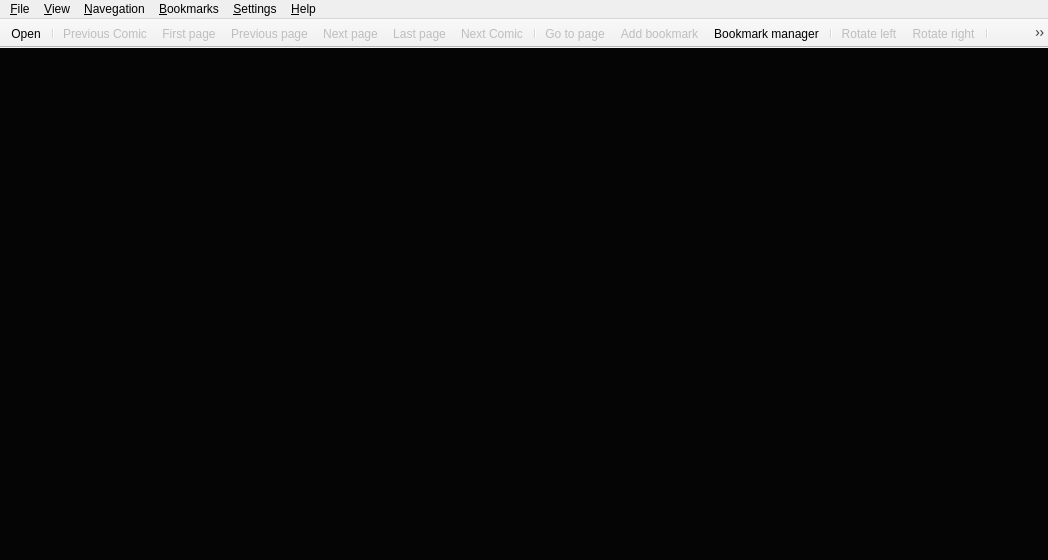
<?xml version="1.0" encoding="UTF-8"?>
<ui version="4.0">
 <author>Michell Stuttgart Faria</author>
 <class>MainWindowView</class>
 <widget class="QMainWindow" name="MainWindowView">
  <property name="geometry">
   <rect>
    <x>0</x>
    <y>0</y>
    <width>1048</width>
    <height>560</height>
   </rect>
  </property>
  <property name="sizePolicy">
   <sizepolicy hsizetype="Expanding" vsizetype="Expanding">
    <horstretch>0</horstretch>
    <verstretch>0</verstretch>
   </sizepolicy>
  </property>
  <property name="baseSize">
   <size>
    <width>0</width>
    <height>3</height>
   </size>
  </property>
  <property name="focusPolicy">
   <enum>Qt::WheelFocus</enum>
  </property>
  <property name="windowTitle">
   <string>Pynocchio Comic Reader</string>
  </property>
  <property name="windowIcon">
   <iconset resource="../../rsc/main_window_view.qrc">
    <normaloff>:/icons/pynocchio_icon_2.png</normaloff>:/icons/pynocchio_icon_2.png</iconset>
  </property>
  <property name="accessibleName">
   <string>Pynocchio Comic Reader</string>
  </property>
  <property name="accessibleDescription">
   <string>The Best Comic Reader</string>
  </property>
  <property name="iconSize">
   <size>
    <width>22</width>
    <height>22</height>
   </size>
  </property>
  <property name="toolButtonStyle">
   <enum>Qt::ToolButtonIconOnly</enum>
  </property>
  <property name="animated">
   <bool>false</bool>
  </property>
  <property name="documentMode">
   <bool>false</bool>
  </property>
  <property name="tabShape">
   <enum>QTabWidget::Rounded</enum>
  </property>
  <property name="dockNestingEnabled">
   <bool>false</bool>
  </property>
  <property name="unifiedTitleAndToolBarOnMac">
   <bool>true</bool>
  </property>
  <widget class="QWidget" name="central_widget">
   <property name="sizePolicy">
    <sizepolicy hsizetype="Preferred" vsizetype="Preferred">
     <horstretch>0</horstretch>
     <verstretch>0</verstretch>
    </sizepolicy>
   </property>
   <property name="autoFillBackground">
    <bool>false</bool>
   </property>
   <layout class="QHBoxLayout" name="horizontalLayout">
    <property name="margin">
     <number>0</number>
    </property>
    <item>
     <widget class="QScrollAreaViewer" name="qscroll_area_viewer">
      <property name="sizePolicy">
       <sizepolicy hsizetype="Expanding" vsizetype="Expanding">
        <horstretch>0</horstretch>
        <verstretch>0</verstretch>
       </sizepolicy>
      </property>
      <property name="focusPolicy">
       <enum>Qt::ClickFocus</enum>
      </property>
      <property name="layoutDirection">
       <enum>Qt::LeftToRight</enum>
      </property>
      <property name="autoFillBackground">
       <bool>false</bool>
      </property>
      <property name="styleSheet">
       <string notr="true">background-color: rgb(5, 5, 5);</string>
      </property>
      <property name="frameShape">
       <enum>QFrame::HLine</enum>
      </property>
      <property name="frameShadow">
       <enum>QFrame::Plain</enum>
      </property>
      <property name="lineWidth">
       <number>0</number>
      </property>
      <property name="verticalScrollBarPolicy">
       <enum>Qt::ScrollBarAlwaysOff</enum>
      </property>
      <property name="horizontalScrollBarPolicy">
       <enum>Qt::ScrollBarAlwaysOff</enum>
      </property>
      <property name="widgetResizable">
       <bool>true</bool>
      </property>
      <property name="alignment">
       <set>Qt::AlignCenter</set>
      </property>
      <widget class="QWidget" name="scroll_area_widget_contents">
       <property name="geometry">
        <rect>
         <x>0</x>
         <y>0</y>
         <width>1048</width>
         <height>507</height>
        </rect>
       </property>
       <layout class="QHBoxLayout" name="horizontalLayout_2">
        <property name="spacing">
         <number>0</number>
        </property>
        <property name="sizeConstraint">
         <enum>QLayout::SetMaximumSize</enum>
        </property>
        <property name="margin">
         <number>0</number>
        </property>
        <item>
         <widget class="QLabel" name="label">
          <property name="sizePolicy">
           <sizepolicy hsizetype="Preferred" vsizetype="Preferred">
            <horstretch>20</horstretch>
            <verstretch>20</verstretch>
           </sizepolicy>
          </property>
          <property name="mouseTracking">
           <bool>false</bool>
          </property>
          <property name="focusPolicy">
           <enum>Qt::ClickFocus</enum>
          </property>
          <property name="layoutDirection">
           <enum>Qt::LeftToRight</enum>
          </property>
          <property name="autoFillBackground">
           <bool>false</bool>
          </property>
          <property name="frameShape">
           <enum>QFrame::NoFrame</enum>
          </property>
          <property name="frameShadow">
           <enum>QFrame::Plain</enum>
          </property>
          <property name="lineWidth">
           <number>0</number>
          </property>
          <property name="midLineWidth">
           <number>0</number>
          </property>
          <property name="text">
           <string/>
          </property>
          <property name="textFormat">
           <enum>Qt::PlainText</enum>
          </property>
          <property name="pixmap">
           <pixmap resource="../../rsc/main_window_view.qrc">:/icons/pynocchio_icon_2.png</pixmap>
          </property>
          <property name="scaledContents">
           <bool>false</bool>
          </property>
          <property name="alignment">
           <set>Qt::AlignCenter</set>
          </property>
          <property name="margin">
           <number>0</number>
          </property>
          <property name="textInteractionFlags">
           <set>Qt::NoTextInteraction</set>
          </property>
         </widget>
        </item>
       </layout>
      </widget>
     </widget>
    </item>
   </layout>
  </widget>
  <widget class="QMenuBar" name="menubar">
   <property name="geometry">
    <rect>
     <x>0</x>
     <y>0</y>
     <width>1048</width>
     <height>23</height>
    </rect>
   </property>
   <property name="sizePolicy">
    <sizepolicy hsizetype="Fixed" vsizetype="Fixed">
     <horstretch>0</horstretch>
     <verstretch>0</verstretch>
    </sizepolicy>
   </property>
   <property name="acceptDrops">
    <bool>false</bool>
   </property>
   <property name="autoFillBackground">
    <bool>false</bool>
   </property>
   <property name="defaultUp">
    <bool>false</bool>
   </property>
   <widget class="QMenu" name="menu_file">
    <property name="title">
     <string>&amp;File</string>
    </property>
    <widget class="QMenu" name="menu_recent_files">
     <property name="title">
      <string>&amp;Recent files</string>
     </property>
     <property name="icon">
      <iconset resource="../../rsc/main_window_view.qrc">
       <normaloff>:/icons/elementary3-icon-theme/actions/48/document-open-recent.svg</normaloff>:/icons/elementary3-icon-theme/actions/48/document-open-recent.svg</iconset>
     </property>
    </widget>
    <addaction name="action_open"/>
    <addaction name="action_open_folder"/>
    <addaction name="action_open_online"/>
    <addaction name="action_save_image"/>
    <addaction name="menu_recent_files"/>
    <addaction name="separator"/>
    <addaction name="action_exit"/>
   </widget>
   <widget class="QMenu" name="menu_view">
    <property name="title">
     <string>&amp;View</string>
    </property>
    <addaction name="action_fullscreen"/>
    <addaction name="separator"/>
    <addaction name="action_original_fit"/>
    <addaction name="action_vertical_fit"/>
    <addaction name="action_horizontal_fit"/>
    <addaction name="action_best_fit"/>
    <addaction name="separator"/>
    <addaction name="action_rotate_left"/>
    <addaction name="action_rotate_right"/>
   </widget>
   <widget class="QMenu" name="menu_navegation">
    <property name="acceptDrops">
     <bool>false</bool>
    </property>
    <property name="tearOffEnabled">
     <bool>false</bool>
    </property>
    <property name="title">
     <string>&amp;Navegation</string>
    </property>
    <addaction name="action_next_page"/>
    <addaction name="action_previous_page"/>
    <addaction name="separator"/>
    <addaction name="action_first_page"/>
    <addaction name="action_last_page"/>
    <addaction name="separator"/>
    <addaction name="action_go_to_page"/>
    <addaction name="separator"/>
    <addaction name="action_next_comic"/>
    <addaction name="action_previous_comic"/>
   </widget>
   <widget class="QMenu" name="menu_Help">
    <property name="title">
     <string>&amp;Help</string>
    </property>
    <addaction name="action_about"/>
    <addaction name="action_about_qt"/>
   </widget>
   <widget class="QMenu" name="menu_Settings">
    <property name="title">
     <string>&amp;Settings</string>
    </property>
    <addaction name="action_show_toolbar"/>
    <addaction name="action_show_statusbar"/>
    <addaction name="separator"/>
    <addaction name="action_preference_dialog"/>
   </widget>
   <widget class="QMenu" name="menu_bookmarks">
    <property name="tearOffEnabled">
     <bool>false</bool>
    </property>
    <property name="title">
     <string>&amp;Bookmarks</string>
    </property>
    <property name="separatorsCollapsible">
     <bool>true</bool>
    </property>
    <widget class="QMenu" name="menu_recent_bookmarks">
     <property name="title">
      <string>&amp;Recente bookmarks</string>
     </property>
     <property name="icon">
      <iconset resource="../../rsc/main_window_view.qrc">
       <normaloff>:/icons/elementary3-icon-theme/actions/48/document-open-recent.svg</normaloff>:/icons/elementary3-icon-theme/actions/48/document-open-recent.svg</iconset>
     </property>
     <addaction name="action_bookmark_1"/>
     <addaction name="action_bookmark_2"/>
     <addaction name="action_bookmark_3"/>
     <addaction name="action_bookmark_4"/>
     <addaction name="action_bookmark_5"/>
    </widget>
    <addaction name="action_add_bookmark"/>
    <addaction name="action_remove_bookmark"/>
    <addaction name="separator"/>
    <addaction name="action_bookmark_manager"/>
    <addaction name="menu_recent_bookmarks"/>
   </widget>
   <addaction name="menu_file"/>
   <addaction name="menu_view"/>
   <addaction name="menu_navegation"/>
   <addaction name="menu_bookmarks"/>
   <addaction name="menu_Settings"/>
   <addaction name="menu_Help"/>
  </widget>
  <widget class="QToolBar" name="toolbar">
   <property name="enabled">
    <bool>true</bool>
   </property>
   <property name="sizePolicy">
    <sizepolicy hsizetype="Maximum" vsizetype="Maximum">
     <horstretch>0</horstretch>
     <verstretch>0</verstretch>
    </sizepolicy>
   </property>
   <property name="focusPolicy">
    <enum>Qt::ClickFocus</enum>
   </property>
   <property name="acceptDrops">
    <bool>true</bool>
   </property>
   <property name="windowTitle">
    <string>toolBar</string>
   </property>
   <property name="autoFillBackground">
    <bool>true</bool>
   </property>
   <property name="movable">
    <bool>false</bool>
   </property>
   <property name="toolButtonStyle">
    <enum>Qt::ToolButtonIconOnly</enum>
   </property>
   <property name="floatable">
    <bool>false</bool>
   </property>
   <attribute name="toolBarArea">
    <enum>TopToolBarArea</enum>
   </attribute>
   <attribute name="toolBarBreak">
    <bool>false</bool>
   </attribute>
   <addaction name="action_open"/>
   <addaction name="separator"/>
   <addaction name="action_previous_comic"/>
   <addaction name="action_first_page"/>
   <addaction name="action_previous_page"/>
   <addaction name="action_next_page"/>
   <addaction name="action_last_page"/>
   <addaction name="action_next_comic"/>
   <addaction name="separator"/>
   <addaction name="action_go_to_page"/>
   <addaction name="action_add_bookmark"/>
   <addaction name="action_bookmark_manager"/>
   <addaction name="separator"/>
   <addaction name="action_rotate_left"/>
   <addaction name="action_rotate_right"/>
   <addaction name="separator"/>
   <addaction name="action_original_fit"/>
   <addaction name="action_vertical_fit"/>
   <addaction name="action_horizontal_fit"/>
   <addaction name="action_best_fit"/>
   <addaction name="action_fullscreen"/>
   <addaction name="separator"/>
   <addaction name="action_exit"/>
  </widget>
  <action name="action_open">
   <property name="icon">
    <iconset resource="../../rsc/main_window_view.qrc">
     <normaloff>:/icons/elementary3-icon-theme/actions/64/address-book-new.svg</normaloff>:/icons/elementary3-icon-theme/actions/64/address-book-new.svg</iconset>
   </property>
   <property name="text">
    <string>&amp;Open</string>
   </property>
   <property name="shortcut">
    <string>Ctrl+O</string>
   </property>
   <property name="menuRole">
    <enum>QAction::TextHeuristicRole</enum>
   </property>
   <property name="iconVisibleInMenu">
    <bool>true</bool>
   </property>
  </action>
  <action name="action_about">
   <property name="icon">
    <iconset resource="../../rsc/main_window_view.qrc">
     <normaloff>:/icons/elementary3-icon-theme/actions/64/help-info.svg</normaloff>:/icons/elementary3-icon-theme/actions/64/help-info.svg</iconset>
   </property>
   <property name="text">
    <string>&amp;About Pynocchio</string>
   </property>
  </action>
  <action name="action_about_qt">
   <property name="text">
    <string>&amp;About Qt</string>
   </property>
  </action>
  <action name="action_exit">
   <property name="icon">
    <iconset resource="../../rsc/main_window_view.qrc">
     <normaloff>:/icons/elementary3-icon-theme/actions/48/application-exit.svg</normaloff>:/icons/elementary3-icon-theme/actions/48/application-exit.svg</iconset>
   </property>
   <property name="text">
    <string>&amp;Exit</string>
   </property>
   <property name="shortcut">
    <string>Ctrl+Q</string>
   </property>
  </action>
  <action name="action_next_page">
   <property name="enabled">
    <bool>false</bool>
   </property>
   <property name="icon">
    <iconset resource="../../rsc/main_window_view.qrc">
     <normaloff>:/icons/elementary3-icon-theme/actions/48/go-next.svg</normaloff>:/icons/elementary3-icon-theme/actions/48/go-next.svg</iconset>
   </property>
   <property name="text">
    <string>&amp;Next page</string>
   </property>
   <property name="shortcut">
    <string>Right</string>
   </property>
   <property name="shortcutContext">
    <enum>Qt::WindowShortcut</enum>
   </property>
   <property name="visible">
    <bool>true</bool>
   </property>
   <property name="priority">
    <enum>QAction::HighPriority</enum>
   </property>
  </action>
  <action name="action_previous_page">
   <property name="enabled">
    <bool>false</bool>
   </property>
   <property name="icon">
    <iconset resource="../../rsc/main_window_view.qrc">
     <normaloff>:/icons/elementary3-icon-theme/actions/48/go-previous.svg</normaloff>:/icons/elementary3-icon-theme/actions/48/go-previous.svg</iconset>
   </property>
   <property name="text">
    <string>&amp;Previous page</string>
   </property>
   <property name="shortcut">
    <string>Left</string>
   </property>
   <property name="shortcutContext">
    <enum>Qt::WindowShortcut</enum>
   </property>
   <property name="visible">
    <bool>true</bool>
   </property>
  </action>
  <action name="action_first_page">
   <property name="enabled">
    <bool>false</bool>
   </property>
   <property name="icon">
    <iconset resource="../../rsc/main_window_view.qrc">
     <normaloff>:/icons/elementary3-icon-theme/actions/48/go-first.svg</normaloff>:/icons/elementary3-icon-theme/actions/48/go-first.svg</iconset>
   </property>
   <property name="text">
    <string>&amp;First page</string>
   </property>
   <property name="shortcut">
    <string>Ctrl+Left</string>
   </property>
   <property name="shortcutContext">
    <enum>Qt::WindowShortcut</enum>
   </property>
  </action>
  <action name="action_last_page">
   <property name="enabled">
    <bool>false</bool>
   </property>
   <property name="icon">
    <iconset resource="../../rsc/main_window_view.qrc">
     <normaloff>:/icons/elementary3-icon-theme/actions/48/go-last.svg</normaloff>:/icons/elementary3-icon-theme/actions/48/go-last.svg</iconset>
   </property>
   <property name="text">
    <string>&amp;Last page</string>
   </property>
   <property name="shortcut">
    <string>Ctrl+Right</string>
   </property>
   <property name="shortcutContext">
    <enum>Qt::WindowShortcut</enum>
   </property>
  </action>
  <action name="action_rotate_left">
   <property name="checkable">
    <bool>false</bool>
   </property>
   <property name="enabled">
    <bool>false</bool>
   </property>
   <property name="icon">
    <iconset resource="../../rsc/main_window_view.qrc">
     <normaloff>:/icons/elementary3-icon-theme/actions/48/object-rotate-left.svg</normaloff>:/icons/elementary3-icon-theme/actions/48/object-rotate-left.svg</iconset>
   </property>
   <property name="text">
    <string>&amp;Rotate left</string>
   </property>
   <property name="shortcut">
    <string>Ctrl+Shift+R</string>
   </property>
   <property name="shortcutContext">
    <enum>Qt::WidgetShortcut</enum>
   </property>
  </action>
  <action name="action_rotate_right">
   <property name="enabled">
    <bool>false</bool>
   </property>
   <property name="icon">
    <iconset resource="../../rsc/main_window_view.qrc">
     <normaloff>:/icons/elementary3-icon-theme/actions/48/object-rotate-right.svg</normaloff>:/icons/elementary3-icon-theme/actions/48/object-rotate-right.svg</iconset>
   </property>
   <property name="text">
    <string>&amp;Rotate right</string>
   </property>
   <property name="shortcut">
    <string>Ctrl+R</string>
   </property>
   <property name="shortcutContext">
    <enum>Qt::WidgetShortcut</enum>
   </property>
  </action>
  <action name="action_horizontal_fit">
   <property name="checkable">
    <bool>true</bool>
   </property>
   <property name="checked">
    <bool>false</bool>
   </property>
   <property name="enabled">
    <bool>false</bool>
   </property>
   <property name="icon">
    <iconset resource="../../rsc/main_window_view.qrc">
     <normaloff>:/icons/freeiconmaker-icons/horizontal-fit.svg</normaloff>:/icons/freeiconmaker-icons/horizontal-fit.svg</iconset>
   </property>
   <property name="text">
    <string>&amp;Horizontal fit</string>
   </property>
   <property name="shortcut">
    <string>Ctrl+K</string>
   </property>
   <property name="visible">
    <bool>true</bool>
   </property>
  </action>
  <action name="action_fullscreen">
   <property name="checkable">
    <bool>false</bool>
   </property>
   <property name="enabled">
    <bool>false</bool>
   </property>
   <property name="icon">
    <iconset resource="../../rsc/main_window_view.qrc">
     <normaloff>:/icons/freeiconmaker-icons/fullscreen.svg</normaloff>:/icons/freeiconmaker-icons/fullscreen.svg</iconset>
   </property>
   <property name="text">
    <string>&amp;Fullscreen</string>
   </property>
   <property name="shortcut">
    <string>F</string>
   </property>
   <property name="shortcutContext">
    <enum>Qt::WidgetShortcut</enum>
   </property>
  </action>
  <action name="action_go_to_page">
   <property name="enabled">
    <bool>false</bool>
   </property>
   <property name="icon">
    <iconset resource="../../rsc/main_window_view.qrc">
     <normaloff>:/icons/elementary3-icon-theme/actions/48/search.svg</normaloff>:/icons/elementary3-icon-theme/actions/48/search.svg</iconset>
   </property>
   <property name="text">
    <string>&amp;Go to page...</string>
   </property>
   <property name="shortcut">
    <string>Ctrl+G</string>
   </property>
  </action>
  <action name="action_original_fit">
   <property name="checkable">
    <bool>true</bool>
   </property>
   <property name="checked">
    <bool>true</bool>
   </property>
   <property name="enabled">
    <bool>false</bool>
   </property>
   <property name="icon">
    <iconset resource="../../rsc/main_window_view.qrc">
     <normaloff>:/icons/freeiconmaker-icons/original-fit.svg</normaloff>:/icons/freeiconmaker-icons/original-fit.svg</iconset>
   </property>
   <property name="text">
    <string>&amp;Original fit</string>
   </property>
   <property name="shortcut">
    <string>Ctrl+H</string>
   </property>
   <property name="shortcutContext">
    <enum>Qt::ApplicationShortcut</enum>
   </property>
   <property name="visible">
    <bool>true</bool>
   </property>
  </action>
  <action name="action_show_toolbar">
   <property name="checkable">
    <bool>true</bool>
   </property>
   <property name="checked">
    <bool>true</bool>
   </property>
   <property name="text">
    <string>&amp;Show Toolbar</string>
   </property>
  </action>
  <action name="action_show_statusbar">
   <property name="checkable">
    <bool>true</bool>
   </property>
   <property name="checked">
    <bool>true</bool>
   </property>
   <property name="text">
    <string>S&amp;how Statusbar</string>
   </property>
  </action>
  <action name="action_add_bookmark">
   <property name="enabled">
    <bool>false</bool>
   </property>
   <property name="icon">
    <iconset resource="../../rsc/main_window_view.qrc">
     <normaloff>:/icons/elementary3-icon-theme/actions/64/bookmark_add.svg</normaloff>:/icons/elementary3-icon-theme/actions/64/bookmark_add.svg</iconset>
   </property>
   <property name="text">
    <string>&amp;Add bookmark</string>
   </property>
   <property name="visible">
    <bool>true</bool>
   </property>
  </action>
  <action name="action_remove_bookmark">
   <property name="enabled">
    <bool>false</bool>
   </property>
   <property name="icon">
    <iconset resource="../../rsc/main_window_view.qrc">
     <normaloff>:/icons/elementary3-icon-theme/actions/64/stock_delete.svg</normaloff>:/icons/elementary3-icon-theme/actions/64/stock_delete.svg</iconset>
   </property>
   <property name="text">
    <string>&amp;Remove bookmark</string>
   </property>
  </action>
  <action name="action_bookmark_manager">
   <property name="enabled">
    <bool>true</bool>
   </property>
   <property name="icon">
    <iconset resource="../../rsc/main_window_view.qrc">
     <normaloff>:/icons/elementary3-icon-theme/apps/64/office-database.svg</normaloff>:/icons/elementary3-icon-theme/apps/64/office-database.svg</iconset>
   </property>
   <property name="text">
    <string>Bookmark &amp;manager</string>
   </property>
  </action>
  <action name="action_open_folder">
   <property name="text">
    <string>Open &amp;Folder</string>
   </property>
   <property name="visible">
    <bool>false</bool>
   </property>
   <property name="menuRole">
    <enum>QAction::TextHeuristicRole</enum>
   </property>
   <property name="iconVisibleInMenu">
    <bool>true</bool>
   </property>
  </action>
  <action name="action_next_comic">
   <property name="enabled">
    <bool>false</bool>
   </property>
   <property name="icon">
    <iconset resource="../../rsc/main_window_view.qrc">
     <normaloff>:/icons/elementary3-icon-theme/actions/48/media-skip-forward.svg</normaloff>:/icons/elementary3-icon-theme/actions/48/media-skip-forward.svg</iconset>
   </property>
   <property name="text">
    <string>Next Comic</string>
   </property>
   <property name="shortcut">
    <string>Ctrl+Shift+Right</string>
   </property>
   <property name="shortcutContext">
    <enum>Qt::WindowShortcut</enum>
   </property>
  </action>
  <action name="action_previous_comic">
   <property name="enabled">
    <bool>false</bool>
   </property>
   <property name="icon">
    <iconset resource="../../rsc/main_window_view.qrc">
     <normaloff>:/icons/elementary3-icon-theme/actions/48/media-skip-backward.svg</normaloff>:/icons/elementary3-icon-theme/actions/48/media-skip-backward.svg</iconset>
   </property>
   <property name="text">
    <string>Previous Comic</string>
   </property>
   <property name="shortcut">
    <string>Ctrl+Shift+Left</string>
   </property>
   <property name="shortcutContext">
    <enum>Qt::WindowShortcut</enum>
   </property>
  </action>
  <action name="action_preference_dialog">
   <property name="icon">
    <iconset resource="../../rsc/main_window_view.qrc">
     <normaloff>:/icons/elementary3-icon-theme/actions/48/document-properties.svg</normaloff>:/icons/elementary3-icon-theme/actions/48/document-properties.svg</iconset>
   </property>
   <property name="text">
    <string>Preferences</string>
   </property>
  </action>
  <action name="action_vertical_fit">
   <property name="checkable">
    <bool>true</bool>
   </property>
   <property name="checked">
    <bool>false</bool>
   </property>
   <property name="enabled">
    <bool>false</bool>
   </property>
   <property name="icon">
    <iconset resource="../../rsc/main_window_view.qrc">
     <normaloff>:/icons/freeiconmaker-icons/vertical-fit.svg</normaloff>:/icons/freeiconmaker-icons/vertical-fit.svg</iconset>
   </property>
   <property name="text">
    <string>&amp;Vertical fit</string>
   </property>
   <property name="shortcut">
    <string>Ctrl+J</string>
   </property>
   <property name="autoRepeat">
    <bool>true</bool>
   </property>
   <property name="visible">
    <bool>true</bool>
   </property>
  </action>
  <action name="action_best_fit">
   <property name="checkable">
    <bool>true</bool>
   </property>
   <property name="checked">
    <bool>false</bool>
   </property>
   <property name="enabled">
    <bool>false</bool>
   </property>
   <property name="icon">
    <iconset resource="../../rsc/main_window_view.qrc">
     <normaloff>:/icons/freeiconmaker-icons/best-fit.svg</normaloff>:/icons/freeiconmaker-icons/best-fit.svg</iconset>
   </property>
   <property name="text">
    <string>&amp;Best fit</string>
   </property>
   <property name="shortcut">
    <string>Ctrl+L</string>
   </property>
   <property name="visible">
    <bool>true</bool>
   </property>
  </action>
  <action name="action_save_image">
   <property name="enabled">
    <bool>false</bool>
   </property>
   <property name="icon">
    <iconset resource="../../rsc/main_window_view.qrc">
     <normaloff>:/icons/elementary3-icon-theme/actions/64/go-down.svg</normaloff>:/icons/elementary3-icon-theme/actions/64/go-down.svg</iconset>
   </property>
   <property name="text">
    <string>&amp;Save image</string>
   </property>
   <property name="whatsThis">
    <string>Save current image in disk.</string>
   </property>
   <property name="shortcut">
    <string>Ctrl+S</string>
   </property>
  </action>
  <action name="action_bookmark_1">
   <property name="icon">
    <iconset resource="../../rsc/main_window_view.qrc">
     <normaloff>:/icons/elementary3-icon-theme/actions/48/dialog-apply.svg</normaloff>:/icons/elementary3-icon-theme/actions/48/dialog-apply.svg</iconset>
   </property>
   <property name="text">
    <string notr="true">bookmark_1</string>
   </property>
   <property name="iconText">
    <string>bookmark</string>
   </property>
   <property name="toolTip">
    <string>bookmark</string>
   </property>
   <property name="visible">
    <bool>false</bool>
   </property>
  </action>
  <action name="action_bookmark_2">
   <property name="icon">
    <iconset resource="../../rsc/main_window_view.qrc">
     <normaloff>:/icons/elementary3-icon-theme/actions/48/dialog-apply.svg</normaloff>:/icons/elementary3-icon-theme/actions/48/dialog-apply.svg</iconset>
   </property>
   <property name="text">
    <string>bookmark_2</string>
   </property>
   <property name="visible">
    <bool>false</bool>
   </property>
  </action>
  <action name="action_bookmark_3">
   <property name="icon">
    <iconset resource="../../rsc/main_window_view.qrc">
     <normaloff>:/icons/elementary3-icon-theme/actions/48/dialog-apply.svg</normaloff>:/icons/elementary3-icon-theme/actions/48/dialog-apply.svg</iconset>
   </property>
   <property name="text">
    <string>bookmark_3</string>
   </property>
   <property name="visible">
    <bool>false</bool>
   </property>
  </action>
  <action name="action_bookmark_4">
   <property name="icon">
    <iconset resource="../../rsc/main_window_view.qrc">
     <normaloff>:/icons/elementary3-icon-theme/actions/48/dialog-apply.svg</normaloff>:/icons/elementary3-icon-theme/actions/48/dialog-apply.svg</iconset>
   </property>
   <property name="text">
    <string>bookmark_4</string>
   </property>
   <property name="visible">
    <bool>false</bool>
   </property>
  </action>
  <action name="action_bookmark_5">
   <property name="icon">
    <iconset resource="../../rsc/main_window_view.qrc">
     <normaloff>:/icons/elementary3-icon-theme/actions/48/dialog-apply.svg</normaloff>:/icons/elementary3-icon-theme/actions/48/dialog-apply.svg</iconset>
   </property>
   <property name="text">
    <string>bookmark_5</string>
   </property>
   <property name="visible">
    <bool>false</bool>
   </property>
  </action>
  <action name="actionTete">
   <property name="text">
    <string>tete</string>
   </property>
  </action>
  <action name="action_recent_file_1">
   <property name="icon">
    <iconset resource="../../rsc/main_window_view.qrc">
     <normaloff>:/icons/elementary3-icon-theme/actions/48/dialog-apply.svg</normaloff>:/icons/elementary3-icon-theme/actions/48/dialog-apply.svg</iconset>
   </property>
   <property name="text">
    <string>recent_file_1</string>
   </property>
   <property name="visible">
    <bool>false</bool>
   </property>
  </action>
  <action name="action_recent_file_2">
   <property name="icon">
    <iconset resource="../../rsc/main_window_view.qrc">
     <normaloff>:/icons/elementary3-icon-theme/actions/48/dialog-apply.svg</normaloff>:/icons/elementary3-icon-theme/actions/48/dialog-apply.svg</iconset>
   </property>
   <property name="text">
    <string>recent_file_2</string>
   </property>
   <property name="visible">
    <bool>false</bool>
   </property>
  </action>
  <action name="action_recent_file_3">
   <property name="icon">
    <iconset resource="../../rsc/main_window_view.qrc">
     <normaloff>:/icons/elementary3-icon-theme/actions/48/dialog-apply.svg</normaloff>:/icons/elementary3-icon-theme/actions/48/dialog-apply.svg</iconset>
   </property>
   <property name="text">
    <string>recent_file_3</string>
   </property>
   <property name="visible">
    <bool>false</bool>
   </property>
  </action>
  <action name="action_recent_file_4">
   <property name="icon">
    <iconset resource="../../rsc/main_window_view.qrc">
     <normaloff>:/icons/elementary3-icon-theme/actions/48/dialog-apply.svg</normaloff>:/icons/elementary3-icon-theme/actions/48/dialog-apply.svg</iconset>
   </property>
   <property name="text">
    <string>recent_file_4</string>
   </property>
   <property name="visible">
    <bool>false</bool>
   </property>
  </action>
  <action name="action_recent_file_5">
   <property name="icon">
    <iconset resource="../../rsc/main_window_view.qrc">
     <normaloff>:/icons/elementary3-icon-theme/actions/48/dialog-apply.svg</normaloff>:/icons/elementary3-icon-theme/actions/48/dialog-apply.svg</iconset>
   </property>
   <property name="text">
    <string>recent_file_5</string>
   </property>
   <property name="visible">
    <bool>false</bool>
   </property>
  </action>
  <action name="action_open_online">
   <property name="enabled">
    <bool>false</bool>
   </property>
   <property name="icon">
    <iconset resource="../../rsc/main_window_view.qrc">
     <normaloff>:/icons/elementary3-icon-theme/categories/48/applications-internet.svg</normaloff>:/icons/elementary3-icon-theme/categories/48/applications-internet.svg</iconset>
   </property>
   <property name="text">
    <string>Open Online</string>
   </property>
   <property name="shortcut">
    <string>Ctrl+Shift+O</string>
   </property>
   <property name="visible">
    <bool>false</bool>
   </property>
  </action>
 </widget>
 <customwidgets>
  <customwidget>
   <class>QScrollAreaViewer</class>
   <extends>QScrollArea</extends>
   <header location="global">lib/qscroll_area_viewer.h</header>
   <container>1</container>
  </customwidget>
 </customwidgets>
 <resources>
  <include location="../../rsc/main_window_view.qrc"/>
  <include location="../../rsc/main_window_view.qrc"/>
 </resources>
 <connections/>
 <designerdata>
  <property name="gridDeltaX">
   <number>10</number>
  </property>
  <property name="gridDeltaY">
   <number>10</number>
  </property>
  <property name="gridSnapX">
   <bool>true</bool>
  </property>
  <property name="gridSnapY">
   <bool>true</bool>
  </property>
  <property name="gridVisible">
   <bool>true</bool>
  </property>
 </designerdata>
</ui>
